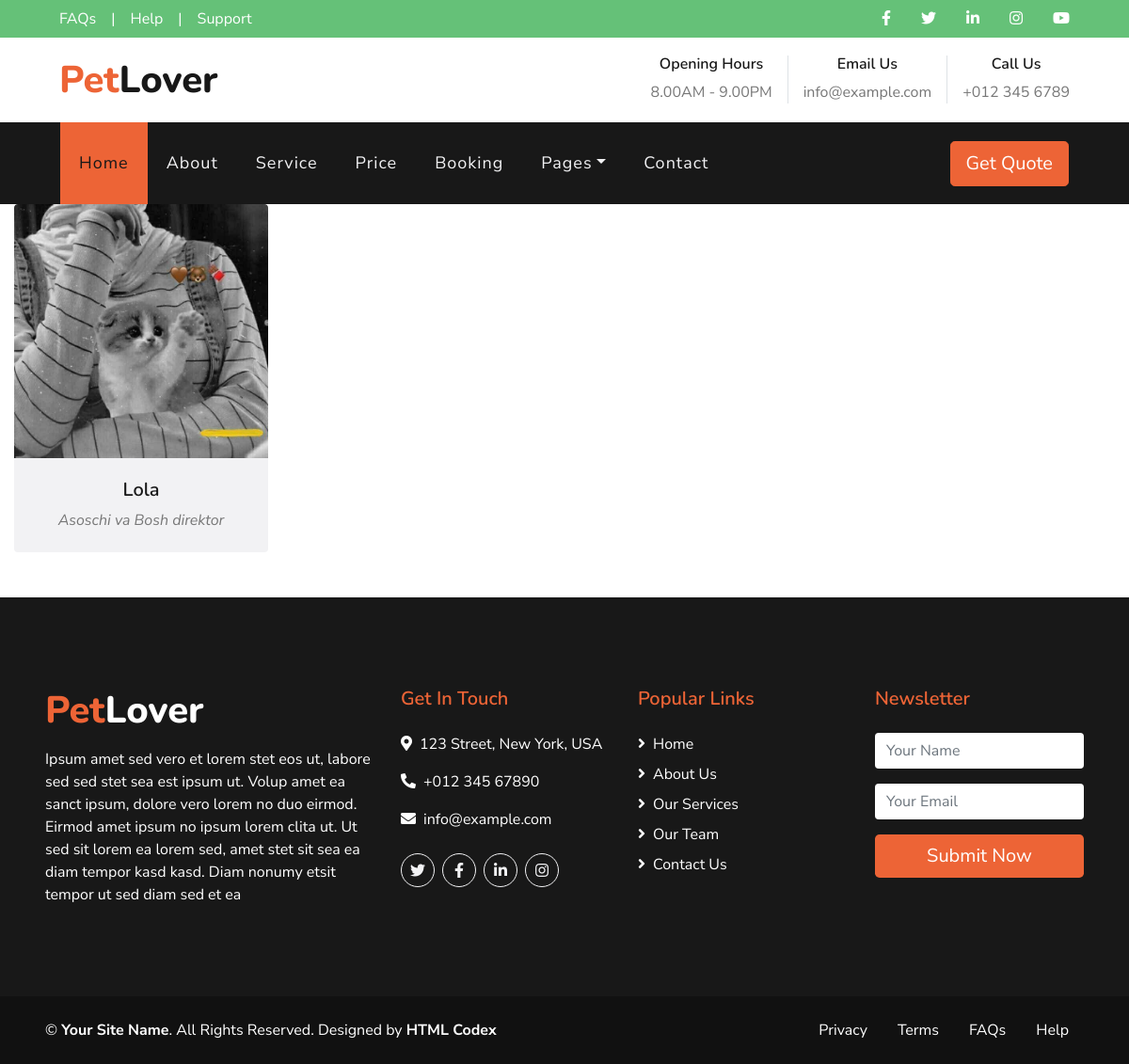
Page /teamdetail/1/ on the committed database.
### blog/models.py (models this page shows, shortened)
class Team(models.Model):
    name = models.CharField(max_length=100)
    img = models.ImageField(upload_to='team/')

### blog/views.py (the view)
# urls.py: path('teamdetail/<int:id>/', teamdetail, name='teamdetail'),
def teamdetail(request, id):
    team = Team.objects.get(id=id)
    context = {
        'x': team
    }
    return render(request, 'teamdetail.html', context=context)

### templates/teamdetail.html (shortened to what this page needs)
{% extends 'base.html' %}
{% load static %}
{% block content %}
<div class="col-lg-3 col-md-6">
                <div class="team card position-relative overflow-hidden border-0 mb-4">
                    <img class="card-img-top" src="{{x.img.url}}" alt="">
                    <div class="card-body text-center p-0">
                        <div class="team-text d-flex flex-column justify-content-center bg-light">
                           <a href="{% url 'teamdetail' x.id %}"></a><h5>{{x.name}}</h5>
                            <i>Asoschi va Bosh direktor</i>
                        </div>
                    </div>
                </div>
            </div>
{% endblock content %}

### rows in the picture
Team: img (picture), name "Lola"
